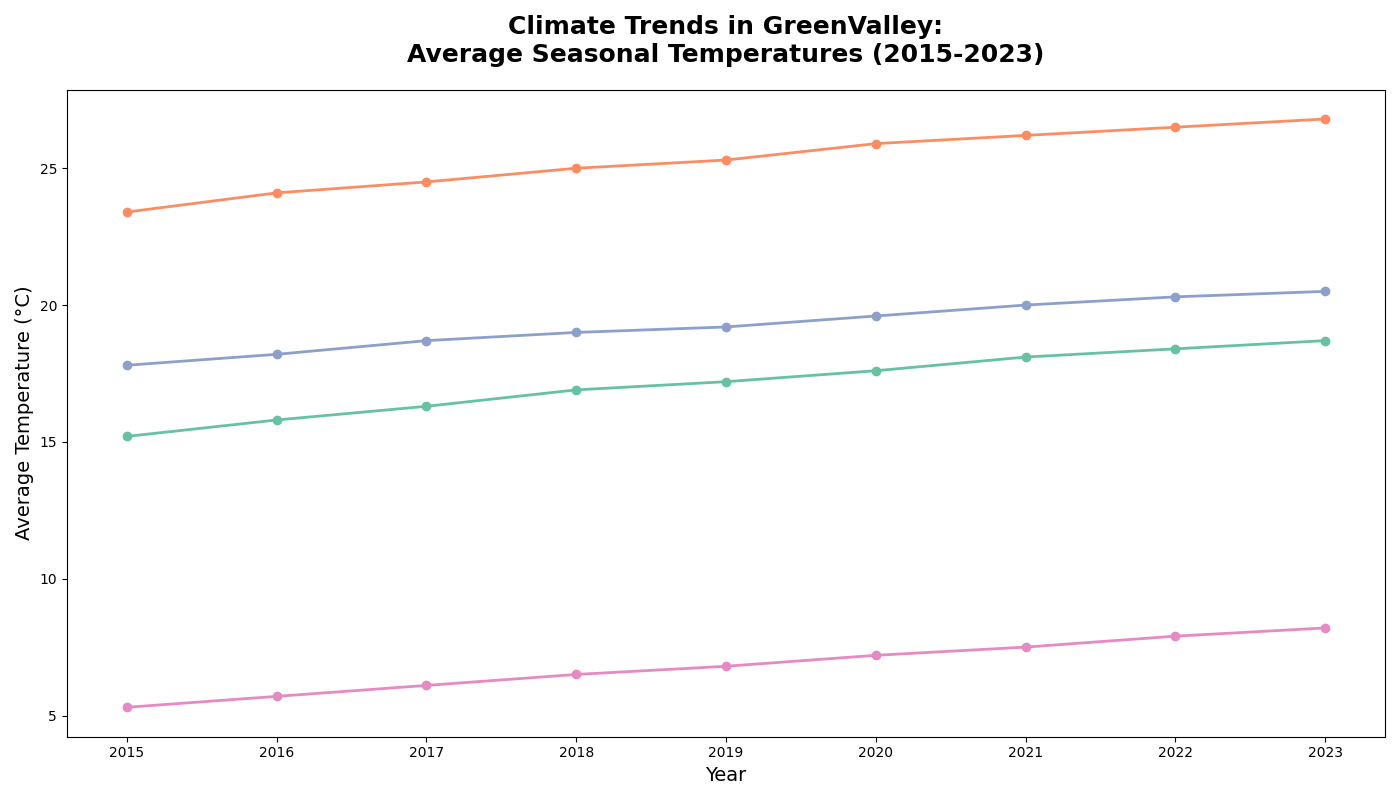

Source code (Python):
import matplotlib.pyplot as plt
import numpy as np

years = np.array([2015, 2016, 2017, 2018, 2019, 2020, 2021, 2022, 2023])
spring_temps = np.array([15.2, 15.8, 16.3, 16.9, 17.2, 17.6, 18.1, 18.4, 18.7])
summer_temps = np.array([23.4, 24.1, 24.5, 25.0, 25.3, 25.9, 26.2, 26.5, 26.8])
autumn_temps = np.array([17.8, 18.2, 18.7, 19.0, 19.2, 19.6, 20.0, 20.3, 20.5])
winter_temps = np.array([5.3, 5.7, 6.1, 6.5, 6.8, 7.2, 7.5, 7.9, 8.2])

colors = ['#66c2a5', '#fc8d62', '#8da0cb', '#e78ac3']

plt.figure(figsize=(14, 8))

plt.plot(years, spring_temps, color=colors[0], marker='o', linestyle='-', linewidth=2, markersize=6)
plt.plot(years, summer_temps, color=colors[1], marker='o', linestyle='-', linewidth=2, markersize=6)
plt.plot(years, autumn_temps, color=colors[2], marker='o', linestyle='-', linewidth=2, markersize=6)
plt.plot(years, winter_temps, color=colors[3], marker='o', linestyle='-', linewidth=2, markersize=6)

plt.title('Climate Trends in GreenValley:\nAverage Seasonal Temperatures (2015-2023)', fontsize=18, fontweight='bold', pad=20)
plt.xlabel('Year', fontsize=14)
plt.ylabel('Average Temperature (°C)', fontsize=14)

plt.xticks(years)
plt.tight_layout()

plt.show()
